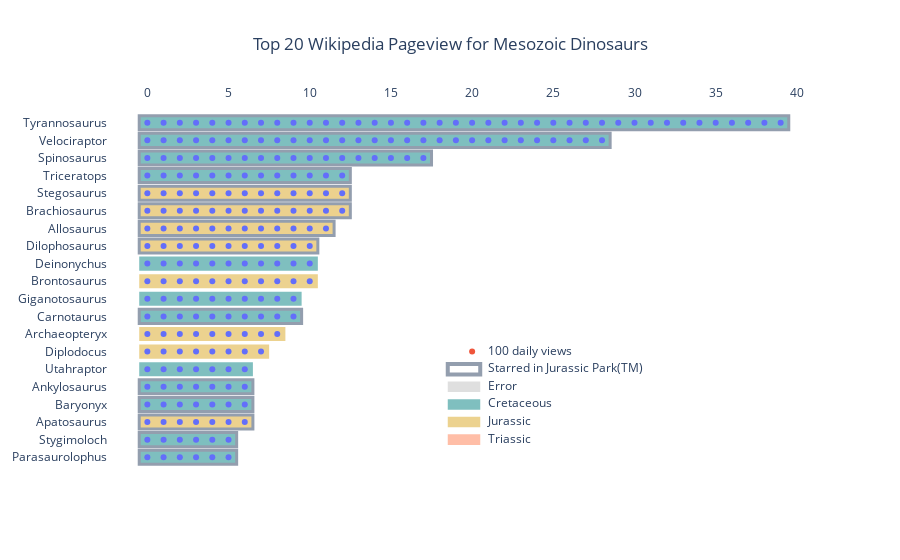

The code cell stored with this chart in its notebook:
### Code cell
from IPython.display import display, HTML
x = []
y = []
text = []
m = len(d) - 1
shapes = [go.layout.Shape(type="rect",
            x0=19-0.5,
            y0=1 + 0.3 + i,
            x1=20 + 0.5,
            y1=1 - 0.3 + i,
            fillcolor=color,
            layer="below",
            line_width=0 if i < 4 else 4,
            opacity=0.5) for i, color in enumerate(['coral', 'GoldenRod','teal', 'silver', 'white'])]
legend = ['Triassic', 'Jurassic','Cretaceous', 'Error', 'Starred in Jurassic Park(TM)']
for i, row in d.iterrows():
    for j in range(0, round(row.views/1e2)):
        x.append(j)
        y.append(row.title)
    if row.triassic:
        color = 'coral'
    elif row.jurassic:
        color = 'GoldenRod' # no mustard...
    elif row.cretaceous:
        color = 'teal'
    else:
        color = 'silver'
    shapes.append(go.layout.Shape(type="rect",
        x0=-0.5,
        y0=m - i + 0.4,
        x1=j + 0.5,
        y1=m - i - 0.4,
        fillcolor=color,
        layer="below",
        line_width=3 if row.jp_cloned else 0,
        opacity=0.5))
iplot(dict(data=[go.Scatter(x=x, y=y, mode='markers'),
                 go.Scatter(y=['Diplodocus'], x=[20], mode='markers'),
                 go.Scatter(y=[d.iloc[1 + i].title for i in range(len(legend)+1)],
                            x=[21] * (len(legend)+1), text=legend+['100 daily views'], mode='text', textposition='middle right')],
           layout=go.Layout(
                            title={'text': 'Top 20 Wikipedia Pageview for Mesozoic Dinosaurs', 'x': 0.5, 'xanchor': 'center'},
                            paper_bgcolor='rgba(255,255,255,1)',
                            plot_bgcolor='rgba(0,0,0,0)',
                            shapes=shapes,
                            showlegend=False,
                            xaxis=dict(side='top', showgrid=False,zeroline= False, showline=False, visible=True, showticklabels=True),
                            yaxis=dict(showgrid=False,zeroline= False, showline=False, visible=True, showticklabels=True)
                        )))
display(HTML("""
<div height=12>
<svg xmlns="http://www.w3.org/2000/svg" style="display: none;">  
<symbol id="dino" >
<path d="m133.707 177.437s4.872 14.615 0 34.102l14.615 9.743s0 29.23-19.487 48.717h-24.359c0-6.627 5.373-12 12-12h7.487s14.615-12.359 9.743-26.974c0 0-24.359-9.743-34.102-24.359s-14.615-43.846-14.615-43.846" fill="#a9ba5a"/><path d="m128.835 274h-24.359c-2.211 0-4-1.791-4-4 0-8.822 7.176-16 16-16h5.906c2.719-2.713 9.91-10.91 7.98-20.047-6.086-2.67-25.285-11.863-34.086-25.066-10.102-15.156-15.027-44.18-15.23-45.406-.363-2.18 1.109-4.24 3.289-4.604 2.184-.359 4.234 1.109 4.602 3.287.047.283 4.848 28.562 13.996 42.285 8.926 13.393 32.027 22.77 32.262 22.863 1.09.438 1.934 1.334 2.305 2.447 5.664 16.99-10.27 30.719-10.953 31.295-.723.609-1.637.945-2.582.945h-7.488c-2.957 0-5.543 1.611-6.926 4h17.59c14.199-15.131 16.668-36.035 17.094-42.635l-12.746-8.498c-1.406-.938-2.07-2.658-1.66-4.299 4.535-18.146.129-31.73.086-31.865-.699-2.096.434-4.361 2.527-5.061 2.109-.709 4.359.436 5.059 2.529.207.613 4.738 14.586.727 33.572l12.316 8.211c1.113.742 1.781 1.99 1.781 3.328 0 1.262-.234 31.123-20.66 51.545-.752.752-1.768 1.174-2.83 1.174z" fill="#4c241d"/><path d="m84.989 55.643s9.744 0 19.487-4.872l9.815 3.272c2.754.918 5.764-.329 7.063-2.926 1.441-2.882.273-6.386-2.609-7.827l-14.269-7.135s-2.165-4.33-7.939-5.774c-5.798-1.45-11.845 1.348-15.16 6.321l-6.131 9.198s-29.231 29.231-9.743 87.692c0 0-14.615 24.359 24.359 48.717 0 0 14.615 29.231 68.205 9.744 0 0 58.461 14.615 87.692 4.872 0 0-53.589-14.615-92.563-43.846-22.008-16.506-39.356-19.031-50.289-18.101-10.049.854-19.414-5.09-22.923-14.544-5.454-14.691-8.672-37.437 5.005-64.791z" fill="#a9ba5a"/><path d="m219.585 204.278c-26.098.002-54.969-6.541-61.297-8.055-50.199 17.803-68.023-5.566-71.402-11.061-16.688-10.635-26.031-22.68-27.785-35.818-1-7.5.895-13.289 2.098-16.047-18.219-56.592 7.605-86.398 10.918-89.914l5.934-8.898c4.387-6.588 12.199-9.799 19.461-7.982 5.449 1.363 8.449 4.699 9.758 6.58l13.266 6.631c2.348 1.174 4.102 3.193 4.934 5.686.828 2.492.641 5.16-.535 7.508-2.176 4.352-7.289 6.465-11.906 4.932l-8.285-2.762c-6.953 3.16-13.648 4.133-17.184 4.434-11.957 25.348-8.738 46.291-3.824 59.529 2.867 7.734 10.621 12.654 18.832 11.951 11.414-.965 29.871 1.52 53.027 18.889 37.887 28.414 90.688 43.041 91.219 43.186 1.699.465 2.895 1.986 2.945 3.748.047 1.762-1.062 3.35-2.734 3.906-7.776 2.59-17.409 3.557-27.44 3.557zm-61.52-16.225c.324 0 .652.039.969.119.484.119 40.875 10.104 70.281 7.758-18.957-6.525-51.855-19.652-78.52-39.652-21.145-15.855-37.535-18.168-47.551-17.314-11.824.969-22.895-6.049-27.012-17.141-5.602-15.082-9.246-39.119 5.18-67.969.676-1.352 2.059-2.207 3.57-2.211.09 0 8.984-.09 17.703-4.449.953-.471 2.043-.551 3.055-.217l9.816 3.271c.855.291 1.812-.105 2.219-.918.297-.594.191-1.133.102-1.402-.09-.268-.328-.764-.918-1.059l-14.273-7.135c-.773-.387-1.402-1.016-1.789-1.789-.031-.055-1.527-2.732-5.328-3.682-3.996-.99-8.344.877-10.863 4.656l-6.133 9.199c-.145.219-.312.424-.5.609-.059.059-6.891 7.102-11.363 20.818-4.137 12.689-7.047 33.881 2.586 62.779.371 1.109.238 2.322-.363 3.324-.484.838-11.848 21.455 23.051 43.266.625.391 1.129.945 1.457 1.604.539 1.031 14.039 25.674 63.258 7.773.44-.158.901-.238 1.366-.238z" fill="#4c241d"/><path d="m158.065 177.437s4.872 14.615 0 34.102l14.615 9.743s0 29.23-19.487 48.717h-24.359c0-6.627 5.373-12 12-12h7.487s14.615-12.359 9.744-26.974c0 0-24.359-9.743-34.102-24.359s-14.615-43.846-14.615-43.846" fill="#a9ba5a"/><path d="m153.194 274h-24.359c-2.211 0-4-1.791-4-4 0-8.822 7.176-16 16-16h5.906c2.719-2.713 9.91-10.91 7.98-20.047-6.086-2.67-25.285-11.863-34.086-25.066-10.102-15.154-15.031-44.178-15.234-45.406-.363-2.18 1.109-4.24 3.285-4.604 2.18-.359 4.238 1.107 4.605 3.287.047.283 4.852 28.562 14 42.285 8.926 13.393 32.027 22.77 32.262 22.863 1.09.438 1.934 1.334 2.305 2.447 5.664 16.99-10.27 30.719-10.953 31.295-.723.609-1.637.945-2.582.945h-7.488c-2.957 0-5.543 1.611-6.926 4h17.59c14.199-15.131 16.668-36.035 17.094-42.635l-12.746-8.498c-1.406-.938-2.07-2.658-1.66-4.299 4.535-18.146.129-31.73.086-31.865-.699-2.096.434-4.361 2.527-5.061 2.113-.709 4.359.436 5.059 2.529.207.613 4.738 14.586.727 33.572l12.316 8.211c1.113.742 1.781 1.99 1.781 3.328 0 1.262-.234 31.123-20.66 51.545-.751.752-1.766 1.174-2.829 1.174z" fill="#4c241d"/><path d="m94.733 177.437c0 19.487-14.615 29.231-14.615 29.231l-14.615-4.872-4.872 14.615s-14.473-16.667.142-26.411l16 4s-1.527-36.05 8.217-40.922" fill="#a9ba5a"/><g fill="#4c241d"><path d="m60.632 220.41c-1.145 0-2.25-.492-3.02-1.377-.352-.404-8.578-10.01-7.219-20.107.668-4.967 3.414-9.09 8.16-12.254.938-.625 2.09-.826 3.188-.553l10.902 2.725c-.105-12.174 1.039-34.586 10.559-39.344 1.973-.988 4.383-.186 5.367 1.789.988 1.977.188 4.379-1.789 5.367-4.445 2.221-6.695 21.014-6.012 37.174.055 1.262-.492 2.473-1.469 3.27-.98.795-2.277 1.082-3.496.781l-14.168-3.541c-1.93 1.623-3.016 3.477-3.312 5.631-.312 2.299.293 4.781 1.227 7.031l2.16-6.473c.332-1.006 1.055-1.838 2.004-2.312.953-.473 2.047-.553 3.055-.217l12.594 4.199c3.379-2.861 11.371-11.08 11.371-24.762 0-2.209 1.789-4 4-4s4 1.791 4 4c0 21.381-15.73 32.113-16.398 32.559-1.023.688-2.309.857-3.484.467l-10.816-3.607-3.609 10.82c-.453 1.361-1.602 2.377-3.012 2.656-.26.053-.526.078-.783.078z"/><circle cx="94.772" cy="40" r="2"/></g>
</symbol>
</svg></div>
"""))
display(HTML("""<div id="this_element"></div>
<script>
// wait 0.5 s before doing anything.
setTimeout(() => {
    //name the svg canvas
    $('#this_element').parent().parent().parent().find('svg').attr('id','myGraph');
    
    //this function changes the path-tag element el into the icon f11b added as text.
    function changer(idx, el) {
        const size = 15;
        let qjel = $(el);
        // the transform is middle-center'ed, but we want it to be top-left'ed
        let t = qjel.attr('transform');
        t = t.replace(/([\d\.]+),([\d\.]+)/,(m, x,y) => (parseFloat(x)-size/2)+','+(parseFloat(y)-size/2))
        
        _Plotly.d3.select(qjel.parent()[0])
                        .append("use")
                              .attr("transform", t+' scale(0.04)')
                              .attr("xlink:href","#dino")
        //goodbye marker
        qjel.detach();
    }
    // run the function for the traces and the legends.
    $('#myGraph .point').each(changer);
    $('#myGraph .legendpoints path').each(changer);
}, 500);
</script>
"""))

### Figure 1 — Plotly figure (JSON) as saved in the notebook; plotly's stock layout.template omitted (floating-point values rounded to 4 significant figures; data arrays with more than 128 entries replaced by an {"elided": "..."} marker saying what was removed)
{"data": [{"mode": "markers", "type": "scatter", "x": {"elided": "248 int values"}, "y": {"elided": "248 str values"}}, {"mode": "markers", "type": "scatter", "x": [20], "y": ["Diplodocus"]}, {"mode": "text", "text": ["Triassic", "Jurassic", "Cretaceous", "Error", "Starred in Jurassic Park(TM)", "100 daily views"], "textposition": "middle right", "type": "scatter", "x": [21, 21, 21, 21, 21, 21], "y": ["Stygimoloch", "Apatosaurus", "Baryonyx", "Ankylosaurus", "Utahraptor", "Diplodocus"]}], "layout": {"paper_bgcolor": "rgba(255,255,255,1)", "plot_bgcolor": "rgba(0,0,0,0)", "shapes": [{"fillcolor": "coral", "layer": "below", "line": {"width": 0}, "opacity": 0.5, "type": "rect", "x0": 18.5, "x1": 20.5, "y0": 1.3, "y1": 0.7}, {"fillcolor": "GoldenRod", "layer": "below", "line": {"width": 0}, "opacity": 0.5, "type": "rect", "x0": 18.5, "x1": 20.5, "y0": 2.3, "y1": 1.7}, {"fillcolor": "teal", "layer": "below", "line": {"width": 0}, "opacity": 0.5, "type": "rect", "x0": 18.5, "x1": 20.5, "y0": 3.3, "y1": 2.7}, {"fillcolor": "silver", "layer": "below", "line": {"width": 0}, "opacity": 0.5, "type": "rect", "x0": 18.5, "x1": 20.5, "y0": 4.3, "y1": 3.7}, {"fillcolor": "white", "layer": "below", "line": {"width": 4}, "opacity": 0.5, "type": "rect", "x0": 18.5, "x1": 20.5, "y0": 5.3, "y1": 4.7}, {"fillcolor": "teal", "layer": "below", "line": {"width": 3}, "opacity": 0.5, "type": "rect", "x0": -0.5, "x1": 5.5, "y0": 0.4, "y1": -0.4}, {"fillcolor": "teal", "layer": "below", "line": {"width": 3}, "opacity": 0.5, "type": "rect", "x0": -0.5, "x1": 5.5, "y0": 1.4, "y1": 0.6}, {"fillcolor": "GoldenRod", "layer": "below", "line": {"width": 3}, "opacity": 0.5, "type": "rect", "x0": -0.5, "x1": 6.5, "y0": 2.4, "y1": 1.6}, {"fillcolor": "teal", "layer": "below", "line": {"width": 3}, "opacity": 0.5, "type": "rect", "x0": -0.5, "x1": 6.5, "y0": 3.4, "y1": 2.6}, {"fillcolor": "teal", "layer": "below", "line": {"width": 3}, "opacity": 0.5, "type": "rect", "x0": -0.5, "x1": 6.5, "y0": 4.4, "y1": 3.6}, {"fillcolor": "teal", "layer": "below", "line": {"width": 0}, "opacity": 0.5, "type": "rect", "x0": -0.5, "x1": 6.5, "y0": 5.4, "y1": 4.6}, {"fillcolor": "GoldenRod", "layer": "below", "line": {"width": 0}, "opacity": 0.5, "type": "rect", "x0": -0.5, "x1": 7.5, "y0": 6.4, "y1": 5.6}, {"fillcolor": "GoldenRod", "layer": "below", "line": {"width": 0}, "opacity": 0.5, "type": "rect", "x0": -0.5, "x1": 8.5, "y0": 7.4, "y1": 6.6}, {"fillcolor": "teal", "layer": "below", "line": {"width": 3}, "opacity": 0.5, "type": "rect", "x0": -0.5, "x1": 9.5, "y0": 8.4, "y1": 7.6}, {"fillcolor": "teal", "layer": "below", "line": {"width": 0}, "opacity": 0.5, "type": "rect", "x0": -0.5, "x1": 9.5, "y0": 9.4, "y1": 8.6}, {"fillcolor": "GoldenRod", "layer": "below", "line": {"width": 0}, "opacity": 0.5, "type": "rect", "x0": -0.5, "x1": 10.5, "y0": 10.4, "y1": 9.6}, {"fillcolor": "teal", "layer": "below", "line": {"width": 0}, "opacity": 0.5, "type": "rect", "x0": -0.5, "x1": 10.5, "y0": 11.4, "y1": 10.6}, {"fillcolor": "GoldenRod", "layer": "below", "line": {"width": 3}, "opacity": 0.5, "type": "rect", "x0": -0.5, "x1": 10.5, "y0": 12.4, "y1": 11.6}, {"fillcolor": "GoldenRod", "layer": "below", "line": {"width": 3}, "opacity": 0.5, "type": "rect", "x0": -0.5, "x1": 11.5, "y0": 13.4, "y1": 12.6}, {"fillcolor": "GoldenRod", "layer": "below", "line": {"width": 3}, "opacity": 0.5, "type": "rect", "x0": -0.5, "x1": 12.5, "y0": 14.4, "y1": 13.6}, {"fillcolor": "GoldenRod", "layer": "below", "line": {"width": 3}, "opacity": 0.5, "type": "rect", "x0": -0.5, "x1": 12.5, "y0": 15.4, "y1": 14.6}, {"fillcolor": "teal", "layer": "below", "line": {"width": 3}, "opacity": 0.5, "type": "rect", "x0": -0.5, "x1": 12.5, "y0": 16.4, "y1": 15.6}, {"fillcolor": "teal", "layer": "below", "line": {"width": 3}, "opacity": 0.5, "type": "rect", "x0": -0.5, "x1": 17.5, "y0": 17.4, "y1": 16.6}, {"fillcolor": "teal", "layer": "below", "line": {"width": 3}, "opacity": 0.5, "type": "rect", "x0": -0.5, "x1": 28.5, "y0": 18.4, "y1": 17.6}, {"fillcolor": "teal", "layer": "below", "line": {"width": 3}, "opacity": 0.5, "type": "rect", "x0": -0.5, "x1": 39.5, "y0": 19.4, "y1": 18.6}], "showlegend": false, "title": {"text": "Top 20 Wikipedia Pageview for Mesozoic Dinosaurs", "x": 0.5, "xanchor": "center"}, "xaxis": {"showgrid": false, "showline": false, "showticklabels": true, "side": "top", "visible": true, "zeroline": false}, "yaxis": {"showgrid": false, "showline": false, "showticklabels": true, "visible": true, "zeroline": false}}}
